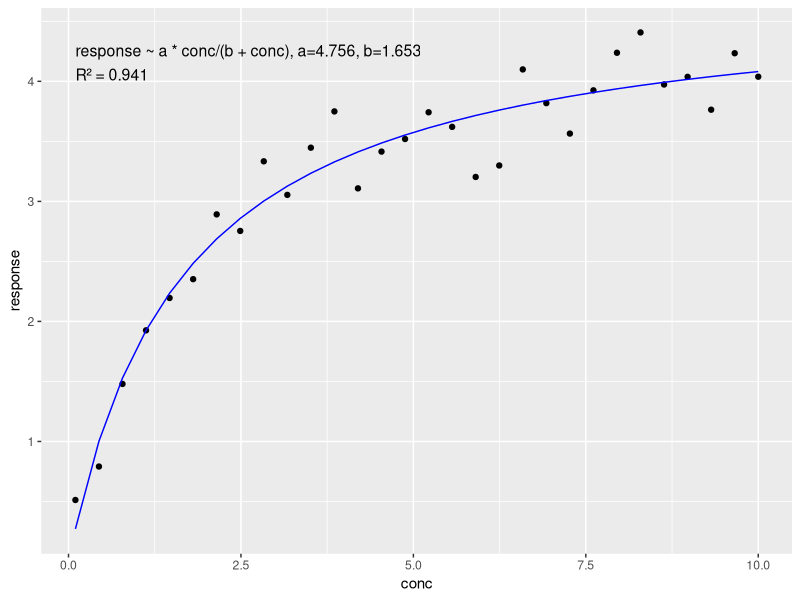

Generate this figure with R:
# TODO: before i can offer this the formula and the type of model have to be saved
library(ggplot2)
make_loss_fn <- function(formula, df) {
  rhs <- as.character(formula)[3] |> str2lang()
  lhs <- as.character(formula)[2]
  vars <- all.vars(rhs)
  params <- setdiff(vars, names(df))

  function(par, error_calc = TRUE) {
    eval_env <- new.env()
    list2env(df, envir = eval_env)
    list2env(as.list(setNames(par, params)), envir = eval_env)
    pred <- eval(rhs, envir = eval_env)
    if (!error_calc) {
      return(pred)
    }
    actual <- df[[lhs]]
    sum((actual - pred)^2)
  }
}

find_start <- function(loss_fn, params_len, lower_boundary, upper_boundary) {
  space <- matrix(0, ncol = params_len, nrow = 400) # NOTE: adapt if required
  for (i in seq_len(nrow(space))) {
    space[i, ] <- runif(ncol(space), min = lower_boundary, max = upper_boundary)
  }
  space[which.min(apply(space, 1, loss_fn)), ]
}

optimize <- function(formula, df, lower_boundary, upper_boundary) {
  lhs <- as.character(formula)[2]
  rhs <- as.character(formula)[3] |> str2lang()
  vars <- all.vars(rhs)
  params <- setdiff(vars, names(df))

  loss_fn <- make_loss_fn(formula, df)

  start_params <- find_start(loss_fn, length(params), lower_boundary, upper_boundary)

  opti_params <- optim(par = start_params, fn = loss_fn)
  pred <- loss_fn(opti_params$par, error_calc = FALSE)

  # Compute predictions
  pred <- loss_fn(opti_params$par, error_calc = FALSE)
  df$Predicted <- pred

  # R²
  actual <- df[[lhs]]
  r2 <- 1 - sum((actual - pred)^2) / sum((actual - mean(actual))^2)
  r2_label <- sprintf("R² = %.3f", r2)

  # Formula as text
  param_str <- paste(sprintf("%s=%.3f", params, opti_params$par), collapse = ", ")
  formula_label <- paste0(deparse(formula), ", ", param_str)

  # Determine predictor variable
  x_var <- setdiff(vars, params)[1]

  x_pos <- min(df[[x_var]], na.rm = TRUE)
  y_max <- max(df[[lhs]], na.rm = TRUE)

  p <- ggplot(df, aes(x = .data[[x_var]])) +
    geom_point(aes(y = .data[[lhs]])) +
    geom_line(aes(y = Predicted), color = "blue") +
    annotate("text", x = x_pos, y = y_max, label = formula_label,
      hjust = 0, vjust = 2, size = 4) +
    annotate("text", x = x_pos, y = y_max, label = r2_label,
      hjust = 0, vjust = 4, size = 4)

  p
}

# Simulate calibration data
set.seed(42)
true_a <- 5
true_b <- 2
conc <- seq(0.1, 10, length.out = 30)
response <- true_a * conc / (true_b + conc) + rnorm(length(conc), sd = 0.2)
df <- data.frame(conc = conc, response = response)

formula <- response ~ a * conc / (b + conc)
res <- optimize(formula, df, -10000, 10000)
res
